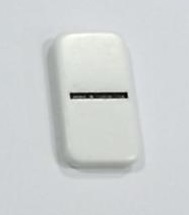
%> input picture SURF image library/domino_00.jpg, 189 x 215 px
$ octave sift_reference_images.m   (GNU Octave 9; MATLAB toolbox functions it lacks are replaced by stand-ins)
%> lines starting %> are read from the running program, lines starting %| are printed output that depends on the picture

%%load all images into an array
referenceImages{1} = imread('SURF image library/domino_00.jpg');
referenceImages{2} = imread('SURF image library/domino_01.jpg');
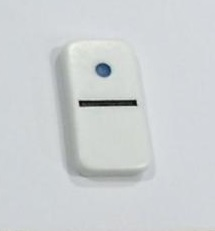
%> input picture SURF image library/domino_01.jpg, 215 x 231 px
referenceImages{3} = imread('SURF image library/domino_03.jpg');
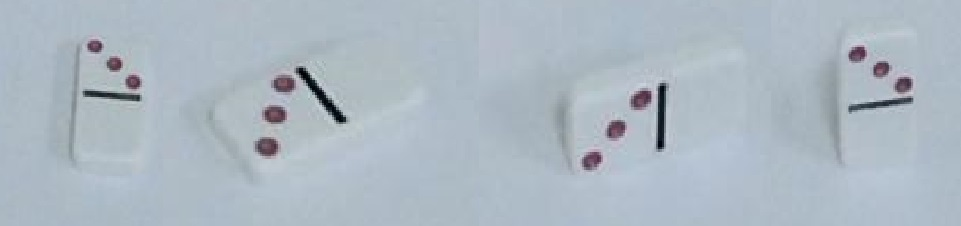
%> input picture SURF composite images/domino_03.jpg, 961 x 226 px
referenceImages{4} = imread('SURF image library/domino_05.jpg');
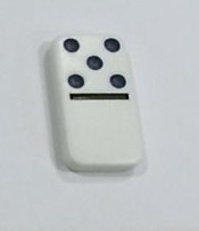
%> input picture SURF image library/domino_05.jpg, 199 x 231 px
referenceImages{5} = imread('SURF image library/domino_06.jpg');
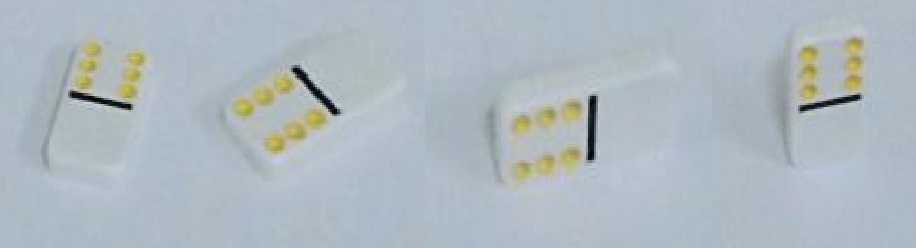
%> input picture SURF composite images/domino_06.jpg, 916 x 248 px
referenceImages{6} = imread('SURF image library/domino_11.jpg');
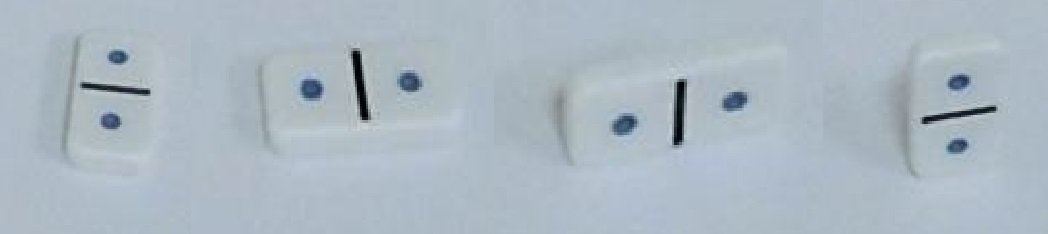
%> input picture SURF composite images/domino_11.jpg, 1048 x 234 px
%> (the run ends here)
